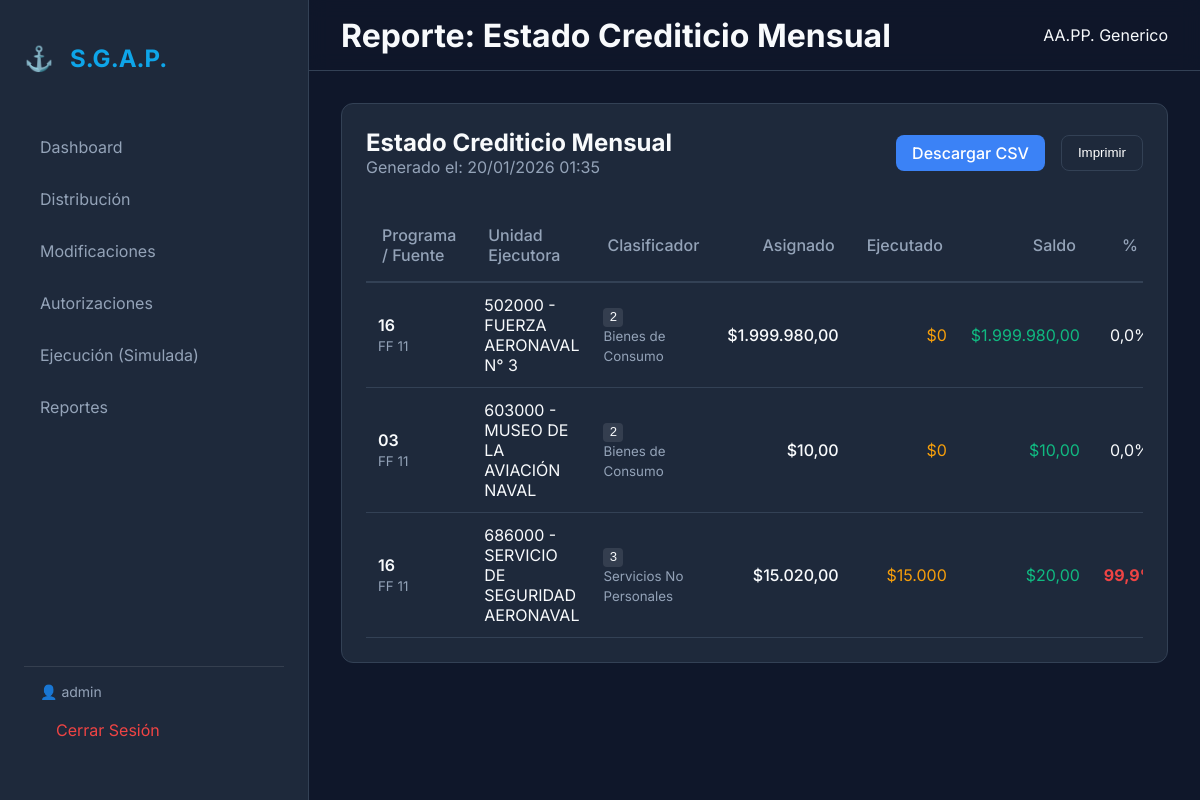
The page /reportes/estado-mensual/ (signed in) on the database its author committed.
### core/models.py (models this page shows, shortened)
class EstructuraProgramatica(models.Model):
    NIVEL_CHOICES = (
        (1, "Programa"),
        (2, "Subprograma"),
        (3, "Proyecto"),
        (4, "Obra"),
        (5, "Actividad"),
    )
    nivel = models.IntegerField(choices=NIVEL_CHOICES)
    codigo = models.CharField(max_length=50)
    descripcion = models.CharField(max_length=255)
    padre = models.ForeignKey("self", null=True, blank=True, on_delete=models.CASCADE, related_name="hijos")

class FuenteFinanciamiento(models.Model):
    CODIGO_CHOICES = (
        ("11", "Tesoro Nacional"),
        ("13", "Recursos Específicos"),
    )
    codigo = models.CharField(max_length=10, choices=CODIGO_CHOICES)
    descripcion = models.CharField(max_length=255)
    es_fiscal = models.BooleanField(default=True, help_text="Indica si es dinero fiscal")

class UnidadComponente(models.Model):
    nombre = models.CharField(max_length=255)
    codigo = models.CharField(max_length=50) # Removed unique=True to allow shared budget codes
    sigla = models.CharField(max_length=20, unique=True, null=True) # Added Sigla as unique identifier
    es_ejecutora = models.BooleanField(default=False, help_text="Solo UU.CC. del Plan Bienal pueden ejecutar gasto")

class ClasificadorGasto(models.Model):
    NIVEL_CHOICES = (
        (1, "Inciso"),
        (2, "Partida Principal"),
        (3, "Partida Parcial"),
        (4, "Partida Subparcial"),
    )
    codigo = models.CharField(max_length=50)
    descripcion = models.CharField(max_length=255)
    nivel = models.IntegerField(choices=NIVEL_CHOICES)
    padre = models.ForeignKey("self", null=True, blank=True, on_delete=models.CASCADE, related_name="hijos")

### finance/models.py (models this page shows, shortened)
class Asignacion(models.Model):
    TRIMESTRE_CHOICES = (
        (1, "1° Trimestre"),
        (2, "2° Trimestre"),
        (3, "3° Trimestre"),
        (4, "4° Trimestre"),
    )
    uucc = models.ForeignKey(UnidadComponente, on_delete=models.PROTECT, related_name="asignaciones")
    credito_origen = models.ForeignKey(Credito, on_delete=models.CASCADE, related_name="asignaciones")
    clasificador_gasto = models.ForeignKey(ClasificadorGasto, on_delete=models.PROTECT)
    obra = models.ForeignKey(EstructuraProgramatica, on_delete=models.PROTECT, null=True, blank=True, related_name="asignaciones_obra", help_text="Obligatorio para Inciso 4 (Inversión)")
    monto = models.DecimalField(max_digits=12, decimal_places=2)
    trimestre = models.IntegerField(choices=TRIMESTRE_CHOICES)

### dashboard/reports_views.py (the view)
# urls.py: path('reportes/estado-mensual/', reports_views.reporte_estado_mensual, name='reporte_estado_mensual'),
def reporte_estado_mensual(request):
    asignaciones = Asignacion.objects.select_related(
        'uucc', 'clasificador_gasto', 'credito_origen', 'credito_origen__programa', 'credito_origen__fuente'
    ).all().order_by('uucc__codigo', 'clasificador_gasto__codigo')
    report_data = []
    for a in asignaciones:
        ejecutado = a.compromisos.aggregate(Sum('monto'))['monto__sum'] or 0
        saldo = a.monto - ejecutado
        porcentaje = (ejecutado / a.monto * 100) if a.monto > 0 else 0
        report_data.append({
            'programa': a.credito_origen.programa,
            'fuente': a.credito_origen.fuente,
            'unidad': a.uucc,
            'clasificador': a.clasificador_gasto,
            'asignado': a.monto,
            'ejecutado': ejecutado,
            'saldo': saldo,
            'porcentaje': round(porcentaje, 1),
            'trimestre': a.trimestre
        })
    context = {
        'fecha': timezone.now(),
        'report_data': report_data
    }
    return render(request, 'dashboard/reports/estado_mensual.html', context)

### dashboard/templates/dashboard/reports/estado_mensual.html (shortened to what this page needs)
{% extends 'base.html' %}
{% block page_title %}Reporte: Estado Crediticio Mensual{% endblock %}
{% block content %}
<div class="card">
    <div style="display: flex; justify-content: space-between; align-items: center; margin-bottom: 2rem;">
        <div>
            <h2 style="margin: 0;">Estado Crediticio Mensual</h2>
            <p style="color: var(--text-muted); margin: 0;">Generado el: {{ fecha|date:"d/m/Y H:i" }}</p>
        </div>
        <div style="display: flex; gap: 1rem;">
            <a href="{% url 'dashboard:export_csv' %}" class="btn btn-primary" style="text-decoration: none;">Descargar
                CSV</a>
            <button onclick="window.print()" class="btn"
                style="background: transparent; border: 1px solid var(--border); color: white;">Imprimir</button>
        </div>
    </div>
    <div style="overflow-x: auto;">
        <table style="width: 100%; border-collapse: collapse;">
            <thead>
                <tr style="text-align: left; border-bottom: 2px solid var(--border);">
                    <th style="padding: 1rem;">Programa / Fuente</th>
                    <th style="padding: 1rem;">Unidad Ejecutora</th>
                    <th style="padding: 1rem;">Clasificador</th>
                    <th style="padding: 1rem; text-align: right;">Asignado</th>
                    <th style="padding: 1rem; text-align: right;">Ejecutado</th>
                    <th style="padding: 1rem; text-align: right;">Saldo</th>
                    <th style="padding: 1rem; text-align: center;">%</th>
                </tr>
            </thead>
            <tbody>
                {% for row in report_data %}
                <tr style="border-bottom: 1px solid rgba(255,255,255,0.05);">
                    <td style="padding: 0.75rem;">
                        <div style="font-weight: 600;">{{ row.programa.codigo }}</div>
                        <small style="color: var(--text-muted);">FF {{ row.fuente.codigo }}</small>
                    </td>
                    <td style="padding: 0.75rem;">
                        {{ row.unidad.codigo }} - {{ row.unidad.nombre }}
                    </td>
                    <td style="padding: 0.75rem;">
                        <span
                            style="background: rgba(255,255,255,0.1); padding: 2px 6px; border-radius: 4px; font-family: monospace;">
                            {{ row.clasificador.codigo }}
                        </span>
                        <br>
                        <small style="color: var(--text-muted);">{{ row.clasificador.descripcion }}</small>
                    </td>
                    <td style="padding: 0.75rem; text-align: right; font-weight: 500;">
                        ${{ row.asignado }}
                    </td>
                    <td style="padding: 0.75rem; text-align: right; color: #f59e0b;">
                        ${{ row.ejecutado }}
                    </td>
                    <td style="padding: 0.75rem; text-align: right; color: var(--success);">
                        ${{ row.saldo }}
                    </td>
                    <td style="padding: 0.75rem; text-align: center;">
                        {% if row.porcentaje > 90 %}
                        <span style="color: #ef4444; font-weight: bold;">{{ row.porcentaje }}%</span>
                        {% else %}
                        <span>{{ row.porcentaje }}%</span>
                        {% endif %}
                    </td>
                </tr>
                {% empty %}
                <tr>
                    <td colspan="7" style="text-align: center; padding: 2rem;">No hay datos para mostrar.</td>
                </tr>
                {% endfor %}
            </tbody>
        </table>
    </div>
</div>
{% endblock %}

### core/templates/base.html (shortened to what this page needs)
<!DOCTYPE html>
<html lang="es">
<head>
    <link rel="stylesheet" href="/static/css/style.css">
</head>
<body>
    <div class="app-container">
        <aside class="sidebar">
            <div class="logo-area">
                <div class="logo-icon">⚓</div>
                <h2>S.G.A.P.</h2>
            </div>
            <nav>
                <a href="{% url 'dashboard:home' %}" class="nav-item">Dashboard</a>
                <a href="{% url 'finance:lista_creditos' %}" class="nav-item">Distribución</a>
                <a href="{% url 'finance:modificaciones' %}" class="nav-item">Modificaciones</a>
                <a href="{% url 'finance:lista_autorizaciones' %}" class="nav-item">Autorizaciones</a>
                <a href="{% url 'finance:simular_ejecucion' %}" class="nav-item">Ejecución (Simulada)</a>
                <a href="{% url 'dashboard:reporte_estado_mensual' %}" class="nav-item">Reportes</a>
            </nav>
            <div style="margin-top: auto; padding: 1rem; border-top: 1px solid rgba(255,255,255,0.1);">
                <div style="color: #94a3b8; font-size: 0.875rem; margin-bottom: 0.5rem;">
                    👤 {{ user.username }}
                </div>
                <a href="{% url 'core:logout' %}" class="nav-item" style="color: #ef4444;">Cerrar Sesión</a>
            </div>
        </aside>
        <main class="content-area">
            <header class="top-bar">
                <h1>{% block page_title %}Panel de Control{% endblock %}</h1>
                <div class="user-profile">
                    <span>AA.PP. Generico</span>
                </div>
            </header>
            <div class="content-wrapper">
                {% block content %}
                {% endblock %}
            </div>
        </main>
    </div>
</body>
</html>

### core/static/css/style.css (style rules this page uses)
:root { --bg-dark: #0f172a; --bg-card: #1e293b; --primary: #3b82f6; --accent: #0ea5e9; --text-main: #f8fafc; --text-muted: #94a3b8; --border: #334155; --success: #10b981; --danger: #ef4444; }
body { margin: 0; font-family: 'Inter', sans-serif; background-color: var(--bg-dark); color: var(--text-main); overflow-x: hidden; }
.app-container { display: flex; height: 100vh; }
.sidebar { width: 260px; background-color: var(--bg-card); border-right: 1px solid var(--border); display: flex; flex-direction: column; padding: 1.5rem; }
.logo-area { display: flex; align-items: center; gap: 1rem; margin-bottom: 2rem; color: var(--accent); }
.logo-icon { font-size: 1.5rem; }
.nav-item { display: block; padding: 0.75rem 1rem; color: var(--text-muted); text-decoration: none; border-radius: 0.5rem; margin-bottom: 0.5rem; transition: all 0.2s; }
.content-area { flex: 1; display: flex; flex-direction: column; overflow-y: auto; }
.top-bar { height: 70px; border-bottom: 1px solid var(--border); display: flex; align-items: center; justify-content: space-between; padding: 0 2rem; background-color: rgba(15, 23, 42, 0.8); backdrop-filter: blur(10px); }
.content-wrapper { padding: 2rem; }
.card { background-color: var(--bg-card); border: 1px solid var(--border); border-radius: 0.75rem; padding: 1.5rem; margin-bottom: 1.5rem; }
.btn { padding: 0.5rem 1rem; border-radius: 0.5rem; border: none; cursor: pointer; font-weight: 500; transition: 0.2s; }
.btn-primary { background-color: var(--primary); color: white; }
table { width: 100%; border-collapse: collapse; }
th, td { text-align: left; padding: 1rem; border-bottom: 1px solid var(--border); }
th { color: var(--text-muted); font-weight: 500; }

### rows shown on the page
EstructuraProgramatica: programa.codigo "16", fuente.codigo "11", unidad.codigo "502000", unidad.nombre "FUERZA AERONAVAL N° 3", clasificador.codigo "2", clasificador.descripcion "Bienes de Consumo", asignado "1.999.980,00", ejecutado "0", saldo "1.999.980,00", porcentaje "0,0", unidad.codigo "686000", unidad.nombre "SERVICIO DE SEGURIDAD AERONAVAL", clasificador.codigo "3", clasificador.descripcion "Servicios No Personales", asignado "15.020,00", ejecutado "15.000", saldo "20,00", porcentaje "99,9"
EstructuraProgramatica: programa.codigo "03", fuente.codigo "11", unidad.codigo "603000", unidad.nombre "MUSEO DE LA AVIACIÓN NAVAL", clasificador.codigo "2", clasificador.descripcion "Bienes de Consumo", asignado "10,00", ejecutado "0", saldo "10,00", porcentaje "0,0"

### other values the page prints
{{ user.username }} "admin"
